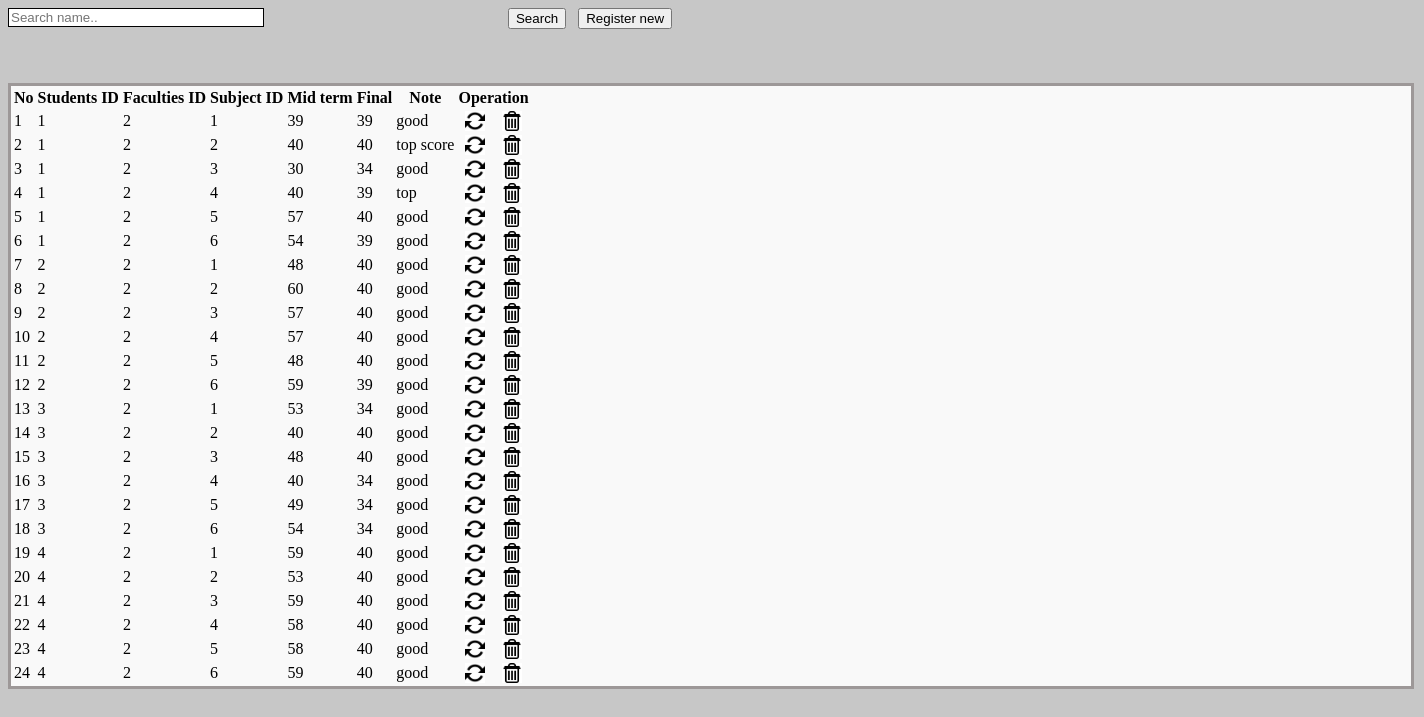
Screenshot of /View_Scores.php with the database file from the repository.
### tables this page shows
CREATE TABLE IF NOT EXISTS `stu_score_tbl` (
  `ss_id` int(10) unsigned NOT NULL AUTO_INCREMENT,
  `stu_id` int(10) NOT NULL,
  `faculties_id` int(10) NOT NULL,
  `sub_id` int(10) NOT NULL,
  `miderm` float NOT NULL,
  `final` float NOT NULL,
  `note` varchar(100) NOT NULL,
  PRIMARY KEY (`ss_id`)
);

### View_Scores.php (the view, shortened to what this page needs)
<!DOCTYPE html PUBLIC "-//W3C//DTD XHTML 1.0 Transitional//EN" "http://www.w3.org/TR/xhtml1/DTD/xhtml1-transitional.dtd">
<html xmlns="http://www.w3.org/1999/xhtml">
<head>
<link rel="stylesheet" type="text/css" href="css/style_view.css" />
</head>
<body>
<div class="btn_pos">
        <form method="post">
            <input type="text" name="searchtxt" class="input_box_pos form-control" placeholder="Search name.." />
            <div class="btn_pos_search">
            <input type="submit" class="btn btn-primary btn-large" value="Search"/>&nbsp;&nbsp;
            <a href="?tag=score_entry"><input type="button" class="btn btn-large btn-primary" value="Register new" name="butAdd"/></a>
            </div>
        </form>
    </div><br><br>
<br />
<div class="table_margin">
<table class="table table-bordered">
        <thead>
            <tr>
            <th style="text-align: center;">No</th>
            <th style="text-align: center;">Students ID </th>
            <th style="text-align: center;">Faculties ID</th>
            <th style="text-align: center;">Subject ID </th>
            <th style="text-align: center;">Mid term</th>
            <th style="text-align: center;">Final</th>
            <th style="text-align: center;">Note</th>
            <th style="text-align: center;" colspan="2">Operation</th>
        </tr>
        </thead>
        <?php
		$key="";
	if($key !="")
		$sql_sel=mysql_query("SElECT * FROM stu_score_tbl WHERE stu_id  like '%$key%' ");
	else
        $sql_sel=mysql_query("SELECT * FROM stu_score_tbl");
    $i=0;
    while($row=mysql_fetch_array($sql_sel)){
    $i++;
    ?>
      <tr>
            <td><?php echo $i;?></td>
            <td><?php echo $row['stu_id'];?></td>
            <td><?php echo $row['faculties_id'];?></td>
            <td><?php echo $row['sub_id'];?></td>
            <td><?php echo $row['miderm'];?></td>
            <td><?php echo $row['final'];?></td>
            <td><?php echo $row['note'];?></td>
            <td align="center"><a href="?tag=score_entry&opr=upd&rs_id=<?php echo $row['ss_id'];?>"><img style="-webkit-box-shadow: 0px 0px 0px 0px rgba(50, 50, 50, 0.75);-moz-box-shadow:    0px 0px 0px 0px rgba(50, 50, 50, 0.75);box-shadow:         0px 0px 0px 0px rgba(50, 50, 50, 0.75);" src="picture/update.png" height="20" alt="Update" /></a></td>
            <td align="center"><a href="?tag=view_scores&opr=del&rs_id=<?php echo $row['ss_id'];?>"><img style="-webkit-box-shadow: 0px 0px 0px 0px rgba(50, 50, 50, 0.75);-moz-box-shadow:    0px 0px 0px 0px rgba(50, 50, 50, 0.75);box-shadow:         0px 0px 0px 0px rgba(50, 50, 50, 0.75);" src="picture/delete.jpeg" height="20" alt="Delete" /></a></td>
        </tr>
    <?php
    }
    ?>
    </table>
</div>
</body>
</html>

### css/style_view.css (style rules this page uses)
body { background-color: #c7c7c7; }
.table_margin { background-color: #f9f9f9; }
.table_margin { width: 1400px; border: 3px solid #9d9898; }
.btn_pos { text-align: center; }
.input_box_pos { width: 250px; border: 1px solid black; float: left; }
.btn_pos { margin-right: 500px; }

### rows the page displays
stu_score_tbl: stu "1", faculties "2", sub "1", miderm "39", final "39", note "good"
stu_score_tbl: stu "1", faculties "2", sub "2", miderm "40", final "40", note "top score"
stu_score_tbl: stu "1", faculties "2", sub "3", miderm "30", final "34", note "good"
stu_score_tbl: stu "1", faculties "2", sub "4", miderm "40", final "39", note "top"
stu_score_tbl: stu "1", faculties "2", sub "5", miderm "57", final "40", note "good"
stu_score_tbl: stu "1", faculties "2", sub "6", miderm "54", final "39", note "good"
stu_score_tbl: stu "2", faculties "2", sub "1", miderm "48", final "40", note "good"
stu_score_tbl: stu "2", faculties "2", sub "2", miderm "60", final "40", note "good"
stu_score_tbl: stu "2", faculties "2", sub "3", miderm "57", final "40", note "good"
stu_score_tbl: stu "2", faculties "2", sub "4", miderm "57", final "40", note "good"
stu_score_tbl: stu "2", faculties "2", sub "5", miderm "48", final "40", note "good"
stu_score_tbl: stu "2", faculties "2", sub "6", miderm "59", final "39", note "good"
stu_score_tbl: stu "3", faculties "2", sub "1", miderm "53", final "34", note "good"
stu_score_tbl: stu "3", faculties "2", sub "2", miderm "40", final "40", note "good"
stu_score_tbl: stu "3", faculties "2", sub "3", miderm "48", final "40", note "good"
stu_score_tbl: stu "3", faculties "2", sub "4", miderm "40", final "34", note "good"
stu_score_tbl: stu "3", faculties "2", sub "5", miderm "49", final "34", note "good"
stu_score_tbl: stu "3", faculties "2", sub "6", miderm "54", final "34", note "good"
stu_score_tbl: stu "4", faculties "2", sub "1", miderm "59", final "40", note "good"
stu_score_tbl: stu "4", faculties "2", sub "2", miderm "53", final "40", note "good"
stu_score_tbl: stu "4", faculties "2", sub "3", miderm "59", final "40", note "good"
stu_score_tbl: stu "4", faculties "2", sub "4", miderm "58", final "40", note "good"
stu_score_tbl: stu "4", faculties "2", sub "5", miderm "58", final "40", note "good"
stu_score_tbl: stu "4", faculties "2", sub "6", miderm "59", final "40", note "good"
